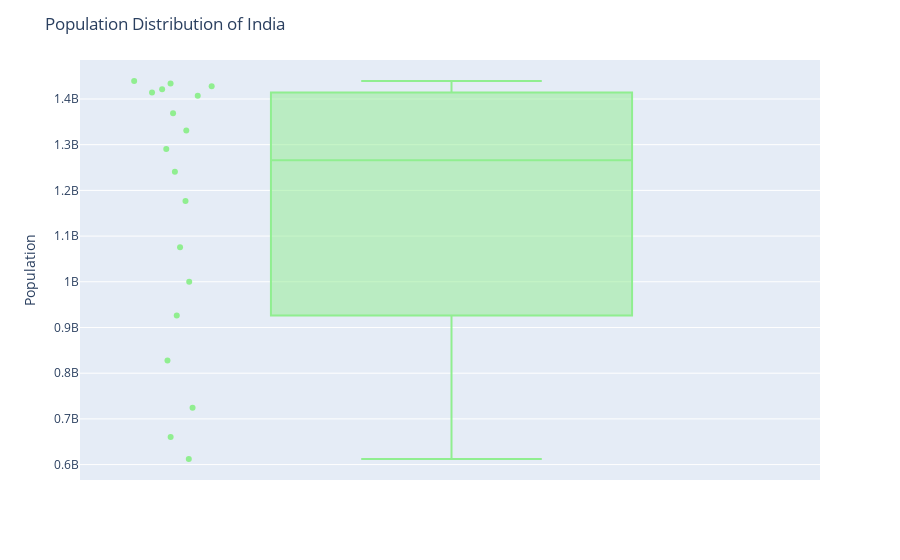

Notebook code cell kept with this figure:
### Markdown cell above
# 4 Boxplot

### Code cell
import plotly.express as px

# Reset index if needed (year becomes a column)
df_plot = df_pivot.reset_index()

# Box plot for India
fig = px.box(df_plot, y='China', points="all", color_discrete_sequence=['lightgreen'])

fig.update_layout(
    yaxis_title='Population',
    title='Population Distribution of India'
)

fig.show()

### Figure 1 — Plotly figure (JSON) as saved in the notebook; plotly's stock layout.template omitted (floating-point values rounded to 4 significant figures)
{"data": [{"alignmentgroup": "True", "boxpoints": "all", "hovertemplate": "China=%{y}<extra></extra>", "legendgroup": "", "marker": {"color": "lightgreen"}, "name": "", "notched": false, "offsetgroup": "", "orientation": "v", "showlegend": false, "type": "box", "x0": " ", "xaxis": "x", "y": [612241554, 660408056, 724218968, 827601394, 926240885, 1000089235, 1075589361, 1176883674, 1240920535, 1290550765, 1330776380, 1368810615, 1406847870, 1414049351, 1421021791, 1427647786, 1433783686, 1439323776], "y0": " ", "yaxis": "y"}], "layout": {"boxmode": "group", "legend": {"tracegroupgap": 0}, "margin": {"t": 60}, "title": {"text": "Population Distribution of India"}, "xaxis": {"anchor": "y", "domain": [0, 1]}, "yaxis": {"anchor": "x", "domain": [0, 1], "title": {"text": "Population"}}}}
